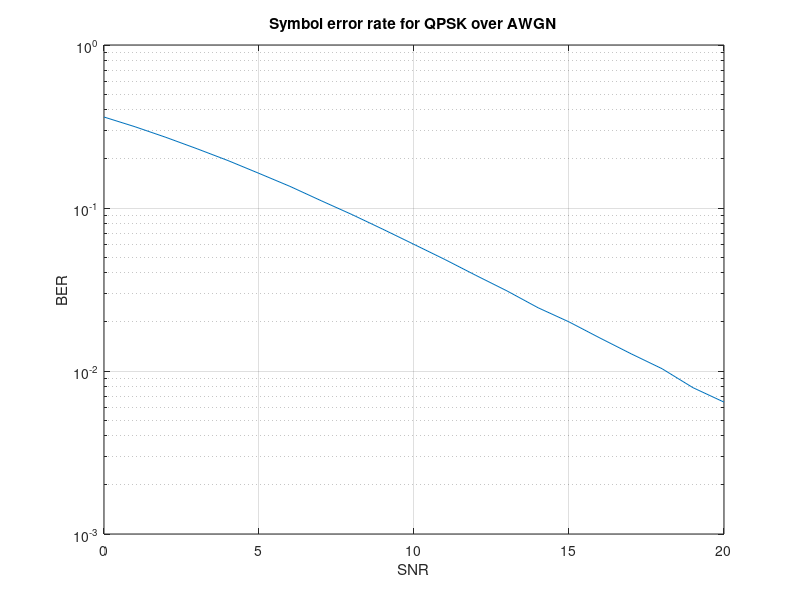

Here is the MATLAB script that generated this plot:
clear all
clc

SNR_MAX = 20; %signal-to-noise ratio (SNR)

N = 1e6;
SNR_S = [];
BER_S = [];

for SNR = 0:1:SNR_MAX
   
    % generate a sequence of N QPSK symbols with normalised energy (x)
    u = randi([0 15],N,1);
    x = qammod(u,16);

    % generate a sequence of N Gaussian noise samples (mean 0, variance s2) (n)
    sigma = 10.^(SNR/(-20)); %standard deviation
    n = sigma.*(randn(N,1)+1i*randn(N,1))./sqrt(2);
    
    % generates the Rayleigh flat fading channel coefficients (h)
    h = (randn(N,1)+1i*randn(N,1))./sqrt(2);

    % generate a sequence of noisy received signal samples (y = x + n)
    %     y = awgn(x,SNR);

    y = h.*x + n;

    % count the number of detection errors and evaluate the BER of the system
    ry = y./h;
    yd = qamdemod(ry,16);

    [numErrs, BER] = symerr(u,yd); 
    SNR_S = [SNR_S SNR];
    BER_S = [BER_S BER];
end
% BER simulations for SNR from 0 to 20 dB
semilogy(SNR_S,BER_S);
grid on
title('Symbol error rate for QPSK over AWGN');
xlabel('SNR');
ylabel('BER');

